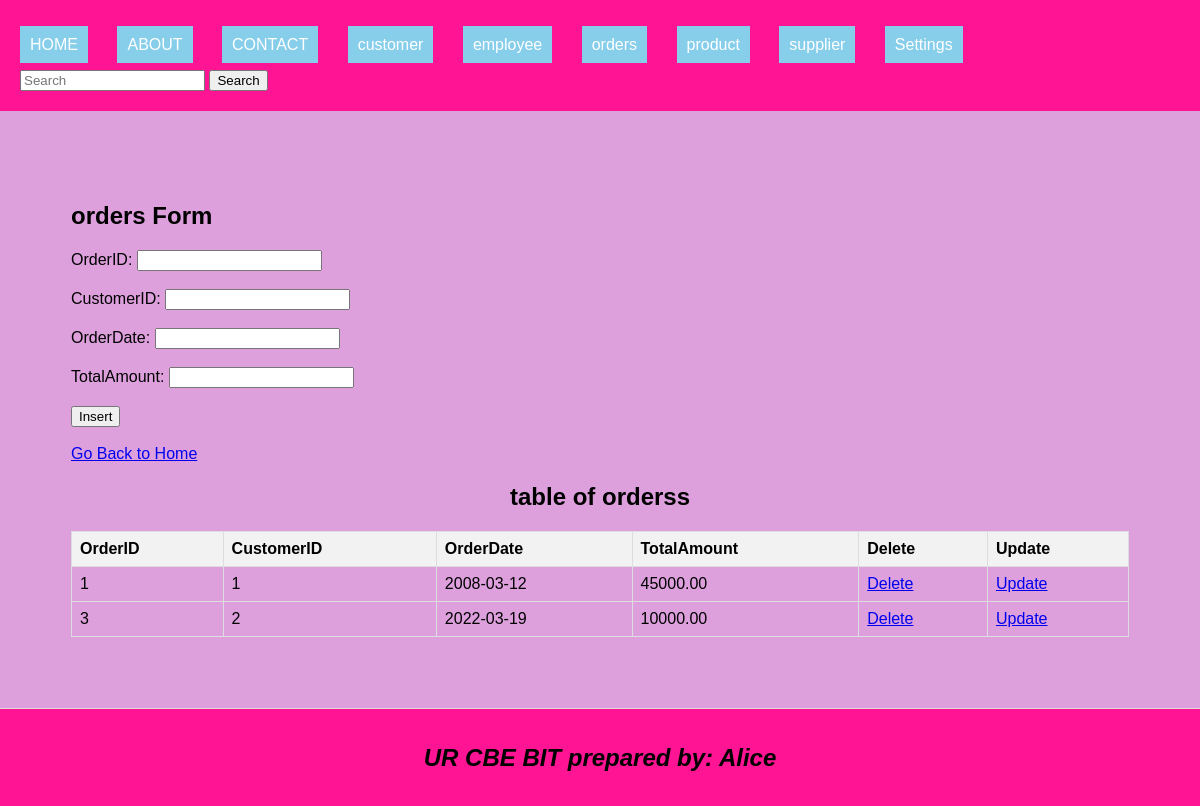
/orders.php, run on the app's committed database.
### tables this page shows
CREATE TABLE `orders` (
  `OrderID` int(11) NOT NULL,
  `CustomerID` int(11) DEFAULT NULL,
  `OrderDate` date DEFAULT NULL,
  `TotalAmount` decimal(10,2) DEFAULT NULL
);

### orders.php (the view, shortened to what this page needs)
<!DOCTYPE html>
<html lang="en">
<head>
    <link rel="stylesheet" type="text/css" href="style.css" title="style 1" media="screen, tv, projection, handheld, print"/>
</head>
<body>
<header>
    <ul style="list-style-type: none; padding: 0;">
        <li style="display: inline; margin-right: 10px;"><a href="./home.html" style="padding: 10px; color: white; background-color: skyblue; text-decoration: none; margin-right: 15px;">HOME</a></li>
        <li style="display: inline; margin-right: 10px;"><a href="./about.html" style="padding: 10px; color: white; background-color: skyblue; text-decoration: none; margin-right: 15px;">ABOUT</a></li>
        <li style="display: inline; margin-right: 10px;"><a href="./contact.html" style="padding: 10px; color: white; background-color: skyblue; text-decoration: none; margin-right: 15px;">CONTACT</a></li>
        <li style="display: inline; margin-right: 10px;"><a href="./customer.php" style="padding: 10px; color: white; background-color: skyblue; text-decoration: none; margin-right: 15px;">customer</a></li>
        <li style="display: inline; margin-right: 10px;"><a href="./employee.php" style="padding: 10px; color: white; background-color: skyblue; text-decoration: none; margin-right: 15px;">employee</a></li>
        <li style="display: inline; margin-right: 10px;"><a href="./orders.php" style="padding: 10px; color: white; background-color: skyblue; text-decoration: none; margin-right: 15px;">orders</a></li>
        <li style="display: inline; margin-right: 10px;"><a href="./product.php" style="padding: 10px; color: white; background-color: skyblue; text-decoration: none; margin-right: 15px;">product</a></li>
        <li style="display: inline; margin-right: 10px;"><a href="./supplier.php" style="padding: 10px; color: white; background-color: skyblue; text-decoration: none; margin-right: 15px;">supplier</a></li>
        <li class="dropdown" style="display: inline; margin-right: 10px;">
            <a href="#" style="padding: 10px; color: white; background-color: skyblue; text-decoration: none; margin-right: 15px;">Settings</a>
        </li>
    </ul>
    <form class="d-flex" role="search" action="search.php">
        <input class="form-control me-2" type="search" placeholder="Search" aria-label="Search" name="query">
        <button class="btn btn-outline-success" type="submit">Search</button>
    </form>
</header>
<section>
    <h1>orders Form</h1>
    <form method="post" onsubmit ="return confirmInsert();">
        <label for="OrderID">OrderID:</label>
        <input type="number" id="OrderID" name="OrderID" required><br><br>
        <label for="CustomerID">CustomerID:</label>
        <input type="number" id="CustomerID" name="CustomerID" required><br><br>
        <label for="OrderDate">OrderDate:</label>
        <input type="text" id="OrderDate" name="OrderDate" required><br><br>
        <label for="TotalAmount">TotalAmount:</label>
        <input type="text" id="TotalAmount" name="TotalAmount" required><br><br>
        <input type="submit" name="insert" value="Insert"><br><br>
    </form>
    <a href="./home.html">Go Back to Home</a>
    <center><h2>table of orderss</h2></center>
    <table>
        <tr>
            <th>OrderID</th>
            <th>CustomerID</th>
            <th>OrderDate</th>
            <th>TotalAmount</th>
            <th>Delete</th>
            <th>Update</th>
        </tr>
        <?php
        include('database_connection.php');
        $sql = "SELECT * FROM orders";
        $result = $connection->query($sql);
        if ($result->num_rows > 0) {
            while ($row = $result->fetch_assoc()) {
                $orderID = $row["OrderID"];
                echo "<tr>
                    <td>" . $row["OrderID"] . "</td>
                    <td>" . $row["CustomerID"] . "</td>
                    <td>" . $row["OrderDate"] . "</td>
                    <td>" . $row["TotalAmount"] . "</td>
                    <td><a href='delete_orders.php?OrderID=$orderID'>Delete</a></td>
                    <td><a href='update_orders.php?OrderID=$orderID'>Update</a></td>
                </tr>";
            }
        } else {
            echo "<tr><td colspan='6'>No data found</td></tr>";
        }
        ?>
    </table>
</section>
<footer>
    <center>
        <b><h2><i>UR CBE BIT prepared by: Alice</i></h2></b>
    </center>
</footer>
</body>
</html>

### style.css (style rules this page uses)
body { font-family: Arial, sans-serif; margin: 0; padding: 0; }
header { background-color:burlywood; padding: 20px; }
.dropdown { position: relative; display: inline; margin-right: 10px; }

### orders.php (style rules this page uses)
body { background-color: grey; font-family: Arial, sans-serif; }
table { width: 100%; border-collapse: collapse; }
th, td { border: 1px solid #ddd; padding: 8px; text-align: left; }
th { background-color: #f2f2f2; }
header { background-color: deeppink; padding: 20px; }
section { padding: 71px; border-bottom: 1px solid #ddd; background-color: plum; }
footer { text-align: center; padding: 15px; background-color:deeppink; }

### data on the page
orders: OrderID "1", CustomerID "1", OrderDate "2008-03-12", TotalAmount "45000.00"
orders: OrderID "3", CustomerID "2", OrderDate "2022-03-19", TotalAmount "10000.00"
